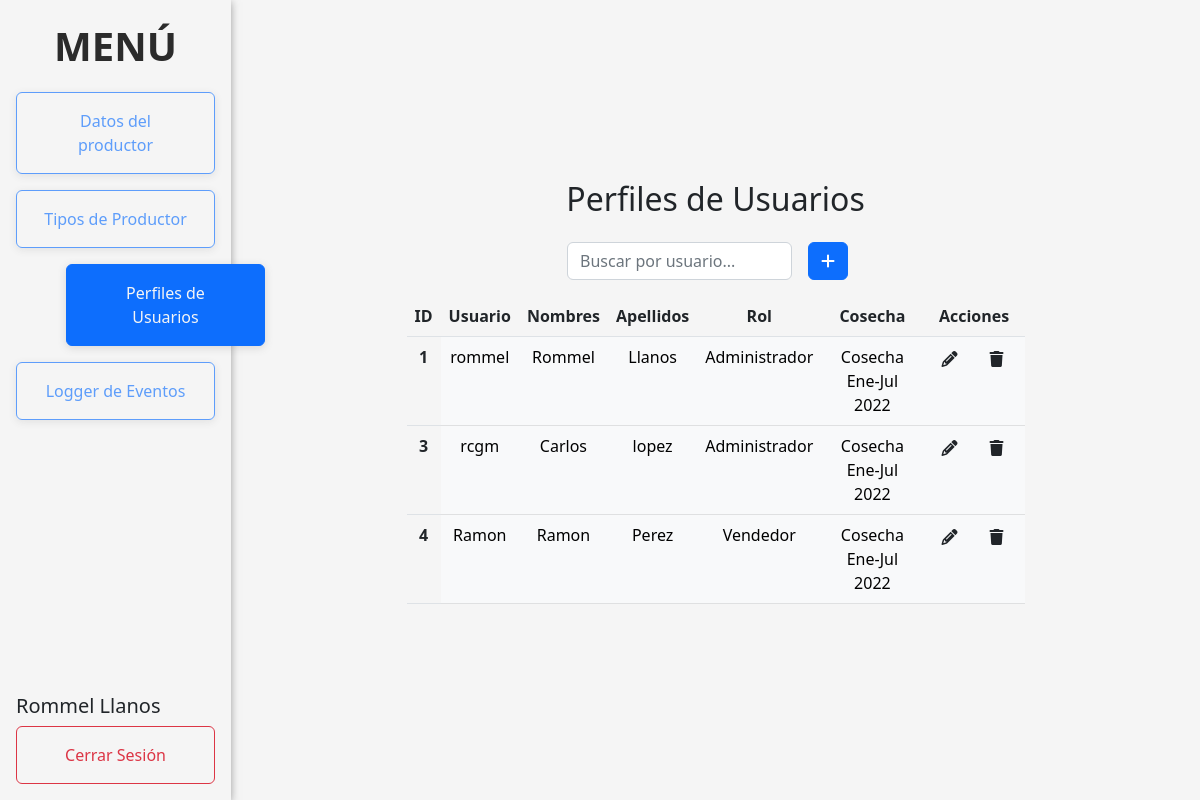
Page /admin (signed in) on the committed database.
### model.py (models this page shows, shortened)
class Usuario(db.Base):
    __tablename__ = 'usuarios'
    id = Column(Integer, primary_key=True, autoincrement = True)
    username = Column(String, nullable=False, unique=True)
    password = Column(String, nullable=False)
    nombres = Column(String, nullable=False)
    apellidos = Column(String, nullable=False)
    cosecha = Column(String, nullable=False)
    rol = Column(Integer, default=0, nullable=False)

### app.py (the view)
@app.route('/admin',methods=['GET','POST','PUT'])
def admin():
    if 'username' in session:
        if session['rol'] == 1:
            if request.method=='POST':
                new_user = db1.session.query(Usuario).filter_by(username = request.form['username']).first()
                if new_user == None:
                    agregarUsuario( request.form['username'],
                                    request.form['password'],
                                    request.form['nombre'],
                                    request.form['apellido'],
                                    request.form['cosecha'],
                                    request.form['rol'])
                    users = obtenerUsuarios()
                    return render_template('admin.html',users=users)
                else:
                    flash("Este nombre de usuario ya existe ")
                    users = obtenerUsuarios()
                    return render_template('admin.html',users=users)
            else:
                users = obtenerUsuarios()
                return render_template('admin.html',users=users)
        else:
            return redirect(url_for('home'))
    else:
        return redirect(url_for('login'))

### app.py (called while the page is built)
def obtenerUsuarios():
    usuarios = db1.session.query(Usuario).filter_by().all()
    return usuarios

### templates/admin.html (shortened to what this page needs)
{% extends './home.html' %}
{% block customCSS %}
<link rel="stylesheet" href="{{ url_for('static',filename='css/login.css') }}">
{% endblock %}
{% block body %}
<h2 class="mb-3 fade-in" onload = "setTab()">Perfiles de Usuarios</h2>
<div class="row justify-content-md-center fade-in">
  <div class="col-12 col-md-4 d-flex justify-content-end">
        <input type="text" class="form-control my-2 search" id="myInput" onkeyup="search()" placeholder="Buscar por usuario...">
        <button type="button" class="btn btn-primary my-2 mx-3" data-bs-toggle="modal" data-bs-target="#AgregarUsuario">
          <i class="fa-solid fa-plus"></i>
        </button>
  </div>
</div>
{%if users%}
    <div class="row justify-content-md-center fade-in">
      <div class="col-12 col-md-8 table-responsive">
        <table class="table mt-2 table-hover " id = "users">
          <thead>
            <th scope="col">ID</th>
            <th scope="col">Usuario</th>
            <th scope="col">Nombres</th>
            <th scope="col">Apellidos</th>
            <th scope="col">Rol</th>
            <th scope="col">Cosecha</th>
            <th scope="col">Acciones</th>
          </thead>
          <tbody>
            {%for user in users%}
            <tr class=" deleteOut tdEdit">
                <th scope="row" id="{{user.id}}">{{user.id}}</th>
                <td class="table-light tdEdit" type="username" id="username">{{user.username}}</td>
                <td class="table-light tdEdit" type="username" id="nombre">{{user.nombres}}</td>
                <td class="table-light tdEdit" type="username" id="apellidos">{{user.apellidos}}</td>
                <td class="table-light tdEdit" type="username" name="Roles" value="{{user.rol}}"></td>
                <td class="table-light tdEdit" type="username" id="cosecha">{{user.cosecha}}</td>
                <td class="table-light tdEdit">
                  <div class="cont">
                    <button id="editbtn" method="POST" class="edit pencil btn" role="button"
                      data-bs-toggle="modal" data-bs-target="#EditarUsuario" onclick="handleEdit()">
                      <div>
                        <i class="fa-solid fa-pencil"></i>
                      </div>
                    </button>
                    <form name="ID" action="/admin/delete" method="POST" class="edit trash btn" role="button" onclick="handleDelete();">
                      <div >
                        <i class="fa-solid fa-trash"></i>
                      </div>
                    </form>
                  </div>
                </td>
            </tr>
            {%endfor%}
          </tbody>
        </table>
      </div>
    </div>
{%endif%}
{% endblock %}

### templates/home.html (shortened to what this page needs)
{% extends './base.html' %}
    {% block menu %}
    {% if 'username' in session%}
    <div class="d-flex flex-column p-3 bg-light sidebar " style="width: 280px; height: 100%;">
        <a href="/" class="d-flex align-items-center link-dark text-decoration-none justify-content-md-center mb-3 ">
            <span class="fs-1 fw-bold menuLogo">MENÚ</span>
        </a>
        <ul class="nav nav-pills flex-column mb-auto upList justify-content-md-center" id="menuList">
            {% if session['rol'] == 0 %}
            <li class="align-items-center justify-content-md-center fade-in">
                <a href="{{ url_for('productor') }}" class="w-100">
                    <button class="nav-item btn btn-outline-primary mb-3 px-4 py-3">
                        Datos del productor
                    </button>
                </a>
            </li>
            <li class="align-items-center justify-content-md-center fade-in">
                <a href="#" class="w-100">
                    <button class="nav-item btn btn-outline-primary mb-3 px-4 py-3">
                        Tipos de Productor
                    </button>
                </a>
            </li>
            {% else %}
            <li class="align-items-center justify-content-md-center fade-in">
                <a href="#" class="w-100 disabled">
                    <button class="nav-item btn btn-outline-primary mb-3 px-4 py-3 disabled">
                         Datos del productor
                    </button>
                </a>
            </li>
            <li class="align-items-center justify-content-md-center fade-in">
                <a href="#" class="w-100 disabled">
                    <button class="nav-item btn btn-outline-primary mb-3 px-4 py-3 disabled">
                        Tipos de Productor
                    </button>
                </a>
            </li>
            {% endif %}
            {% if session['rol'] == 1 %}
            <li class="align-items-center justify-content-md-center fade-in">
                <a href="{{ url_for('admin') }}" class="w-100">
                    <button class="nav-item btn btn-outline-primary mb-3 px-4 py-3">
                        Perfiles de Usuarios
                    </button>
                </a>
            </li>
            {% endif %}
            {% if session['rol'] == 2 %}
            <li class="align-items-center justify-content-md-center fade-in">
                <a href="#" class="w-100">
                    <button class="nav-item btn btn-outline-primary mb-3 px-4 py-3">
                        Logger de Eventos
                    </button>
                </a>
            </li>
            {%else%}
            <li class="align-items-center justify-content-md-center fade-in">
                <a href="#" class="w-100 disabled">
                    <button class="nav-item btn btn-outline-primary mb-3 px-4 py-3 disabled">
                        Logger de Eventos
                    </button>
                </a>
            </li>
            {%endif%}
        </ul>
        <ul class="nav nav-pills flex-column upList">
            <li>
                <h5>
                    {{ session['nombres'] + ' ' + session['apellidos']}}
                </h5>
            </li>
            <li class="align-items-center justify-content-md-center fade-in">
                <a href="/logout" class="w-100">
                    <button class="btn btn-outline-danger px-4 py-3 logout">
                        Cerrar Sesión
                    </button>
                </a>
            </li>
        </ul>
    </div>
    {%endif%}
    <main class="form-signin w-100 m-auto text-center">
        {% block body %}{% endblock %}
    </main>
    {% endblock %}

### templates/base.html (shortened to what this page needs)
<!DOCTYPE html>
<html lang="en">
<head>
    <link href="https://cdn.jsdelivr.net/npm/bootstrap@5.2.0-beta1/dist/css/bootstrap.min.css"
        rel="stylesheet"
>
    {% block customCSS %}
    {% endblock %}
</head>
<body>
    {% block menu %}
    {% endblock %}
</body>
</html>

### static/css/login.css (style rules this page uses)
html, body { height: 100%; }
a.disabled { pointer-events: none; cursor: default; }
body { display: flex; align-items: center; background-color: #f5f5f5; }
.menuLogo { color: #2b2b2b; }
.sidebar { box-shadow: rgba(99, 99, 99, 0.6) 0px 2px 8px 0px; background-color: #f5f5f5 !important; }
.nav-item { background-color: #f5f5f5; box-shadow: rgba(99, 99, 99, 0.2) 0px 2px 8px 0px; transition: 0.5s; width: 100% !important; }
.logout { width: 100%; }
.upList { display: flex; flex-direction: column !important; }
.upList>:last-child { margin-top: auto !important; }
.form-signin { padding: 15px; }
.cont { display: flex; flex: 0 0 auto; justify-content: center; padding: 0px; margin: -5px; }
form.edit { display: flex !important; flex: 0 0 auto !important; width: 40% !important; justify-content: center !important; padding: 6px 20px !important; border-radius: 40rem !important; }
button.edit { display: flex !important; flex: 0 0 auto !important; width: 40% !important; justify-content: center !important; padding: 6px 7px !important; border-radius: 40rem !important; }
.trash { margin-left: 3.5px !important; }
.pencil { margin-right: 3.5px !important; }
.fade-in { opacity:0; -webkit-animation:fadeIn ease-in 1; -moz-animation:fadeIn ease-in 1; animation:fadeIn ease-in 1; -webkit-animation-fill-mode:forwards; -moz-animation-fill-mode:forwards; animation-fill-mode:forwards; -webkit-animation-duration:0.4s; -moz-animation-duration:0.4s; animation-duration:0.4s; }

### rows in the picture
Usuario: id "1", username "rommel", nombres "Rommel", apellidos "Llanos", cosecha "Cosecha Ene-Jul 2022"
Usuario: id "3", username "rcgm", nombres "Carlos", apellidos "lopez", {{ user.rol }} 1 (drawn), cosecha "Cosecha Ene-Jul 2022"
Usuario: id "4", username "Ramon", nombres "Ramon", apellidos "Perez", {{ user.rol }} 2 (drawn), cosecha "Cosecha Ene-Jul 2022"

### other values in the picture
{{ session['nombres'] + ' ' + session['apellidos'] }} "Rommel Llanos"
